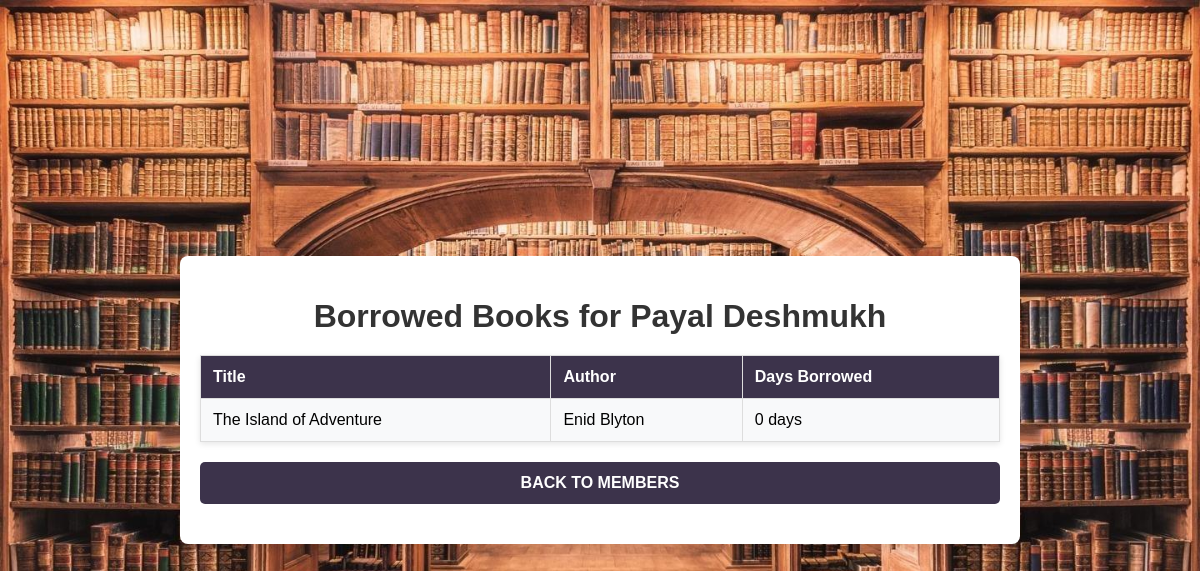
The app's page /members/2/borrowed_books with its own data.
### app.py (models this page shows, shortened)
class Member(db.Model):
    id = db.Column(db.Integer, primary_key=True)
    name = db.Column(db.String(200), nullable=False)
    email = db.Column(db.String(100), unique=True, nullable=False)
    join_date = db.Column(db.DateTime, default=datetime.utcnow)
    loans = db.relationship('Loan', backref='member', lazy=True)

class Book(db.Model):
    id = db.Column(db.Integer, primary_key=True)
    title = db.Column(db.String(200), nullable=False)
    author = db.Column(db.String(100), nullable=False)
    genre = db.Column(db.String(50), nullable=False)
    year = db.Column(db.Integer)
    is_available = db.Column(db.Boolean, default=True)
    loans = db.relationship('Loan', backref='book', lazy=True)

class Loan(db.Model):
    id = db.Column(db.Integer, primary_key=True)
    book_id = db.Column(db.Integer, db.ForeignKey('book.id'), nullable=False)
    member_id = db.Column(db.Integer, db.ForeignKey('member.id'), nullable=False)
    start_date = db.Column(db.DateTime, default=datetime.utcnow)
    end_date = db.Column(db.DateTime)
    @property
    def days_borrowed(self):
        if self.end_date:
            return (self.end_date - self.start_date).days
        return 0

### app.py (the view)
@app.route('/members/<int:id>/borrowed_books')
def borrowed_books(id):
    member = Member.query.get_or_404(id)
    loans = Loan.query.filter_by(member_id=id, end_date=None).all()  # Filter for ongoing loans
    books = [loan.book for loan in loans]  # Get books from the loans
    return render_template('borrowed_books.html', member=member, books=books)

### templates/borrowed_books.html (shortened to what this page needs)
<!DOCTYPE html>
<html lang="en">
<head>
    <link rel="stylesheet" href="/static/style.css">
</head>
<body>
    <div class="container">
        <h1>Borrowed Books for {{ member.name }}</h1>
        <div class="borrowed-books-list">
            {% if books %}
            <table>
                <thead>
                    <tr>
                        <th>Title</th>
                        <th>Author</th>
                        <th>Days Borrowed</th>
                    </tr>
                </thead>
                <tbody>
                    {% for book in books %}
                    <tr>
                        <td>{{ book.title }}</td>
                        <td>{{ book.author }}</td>
                        <td>{{ book.loans[0].days_borrowed }} days</td>
                    </tr>
                    {% endfor %}
                </tbody>
            </table>
            {% else %}
            <p>No borrowed books.</p>
            {% endif %}
        </div>
        <form action="/members" method="get">
            <button type="submit">Back to Members</button>
        </form>
    </div>
</body>
</html>

### static/style.css (style rules this page uses)
body { font-family: Arial, sans-serif; margin: 0; padding: 0; background-image: url('/static/background.jpg'); background-size: cover; background-position: center; background-repeat: no-repeat; display: flex; justify-content: center; align-items: center; min-height: 100vh; }
.container { max-width: 800px; width: 100%; padding: 20px; background: #ffffff; box-shadow: 0 4px 8px rgba(0, 0, 0, 0.1); border-radius: 8px; text-align: center; }
h1, h2 { text-align: center; color: #333333; margin-bottom: 20px; }
form { margin: 20px 0; display: flex; flex-direction: column; gap: 15px; }
input, select, button { padding: 12px; font-size: 16px; border: 1px solid #cccccc; border-radius: 5px; transition: all 0.3s ease; }
button { background-color: #3C334B; color: #ffffff; cursor: pointer; font-weight: bold; text-transform: uppercase; border: none; }
table { width: 100%; border-collapse: collapse; margin: 20px 0; box-shadow: 0 2px 6px rgba(0, 0, 0, 0.1); }
table, th, td { border: 1px solid #dddddd; }
th, td { text-align: left; padding: 12px; }
th { background-color: #3C334B; color: #ffffff; font-weight: bold; }
td { background-color: #f8f9fa; }

### records on screen
Member: name "Payal Deshmukh"
Book: title "The Island of Adventure", author "Enid Blyton", end_date "0"
